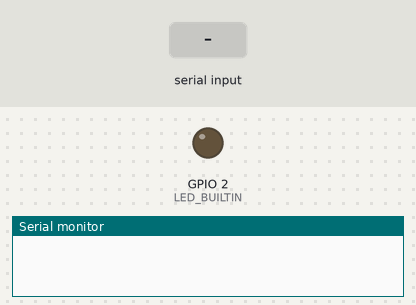
Recording of a sketch running on a simulated ESP32. On the bench: output pins drawn as LEDs (lit = HIGH), the last lines printed to the serial monitor. Inputs (shaded band) come from the test bench.

Above: at 1.2 s.
1.3 s: "h" received over Serial
At 1.8 s:
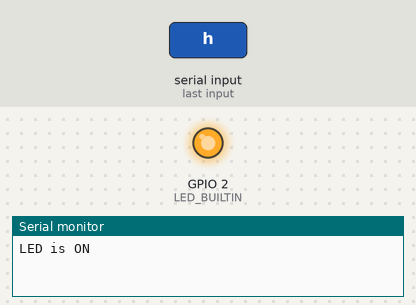
2.8 s: "l" received over Serial
At 3.1 s:
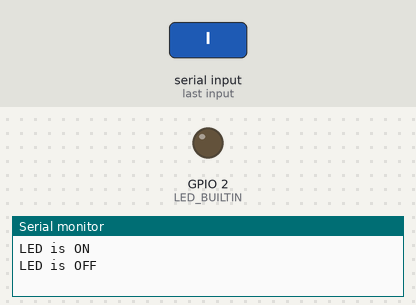
Timing chart, 0 to 5.8 s (numbered marks = the images above; inputs shaded):
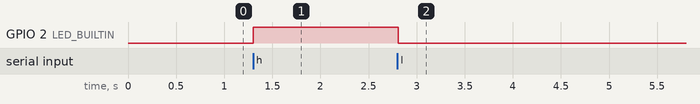

The sketch:

ArduinoLED.ino
```cpp
/* This is the code that will be uploaded to the Arduino. In this example, the built-in LED light of the Arduino will be controlled. If there are external LEDs, then change the pins accordingly */

void setup() {
  pinMode(LED_BUILTIN, OUTPUT);
  Serial.begin(9600);
}
void loop() {
  if (Serial.available()>0){

    //Read the incoming serial data into a char variable
    char c = Serial.read();

    //Turn on the LED if an "h" is received from the ESP32
    if (c == 'h'){
      Serial.println("LED is ON");
      digitalWrite(LED_BUILTIN, HIGH);
    }

    //Turn off the LED if an "l" is received from the ESP32
    else if (c == 'l'){
      Serial.println("LED is OFF");
      digitalWrite(LED_BUILTIN, LOW);
    }
  }
  delay(50);
}
```

Measured:
- after the input at 1.3 s, GPIO 2 (LED_BUILTIN): LOW → HIGH at once
- after the input at 2.8 s, GPIO 2 (LED_BUILTIN): HIGH → LOW at once
